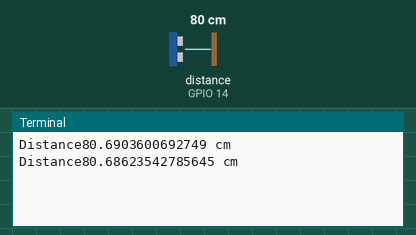
Simulated run of this program. Board: Raspberry Pi (BCM pin numbers). Shown: the last lines printed to the terminal. The inputs (shaded band) are chosen by the test bench; at power-on: distance to the obstacle (sensor on GPIO 14) 80 cm. The echo pulse lasts 58.3 µs per cm; the clock reads 2024-03-15 10:24:30 at power-on unless the program sets it.

Above: at 1.2 s.
1.3 s: distance to the obstacle (sensor on GPIO 14) set to 2 cm
At 2.6 s:
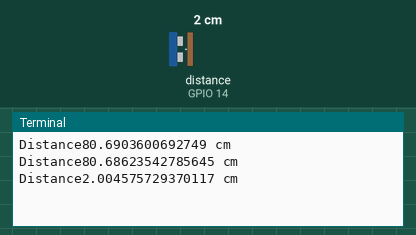
2.8 s: distance to the obstacle (sensor on GPIO 14) set to 4 cm
At 3.7 s:
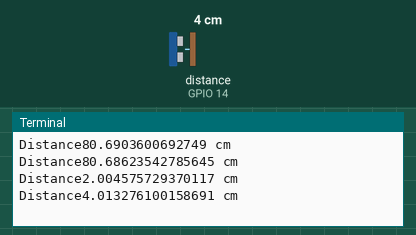
Timing chart, 0 to 5.8 s (numbered marks = the images above; inputs shaded):
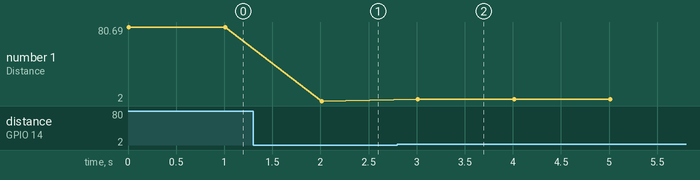

The program:

HC_SR041.py
```python
# 超音波感測器（2）
import RPi.GPIO as GPIO
import time

pinECHO = 14
pinTRIG = 15
GPIO.setmode(GPIO.BCM)
GPIO.setup(pinECHO, GPIO.IN)
GPIO.setup(pinTRIG, GPIO.OUT)

def getDistance():
    GPIO.output(pinTRIG,1)
    time.sleep(0.000001)
    GPIO.output(pinTRIG,0)

    if GPIO.wait_for_edge(pinECHO,GPIO.RISING,timeout=500) is None:
        return 0
    pulseStart = time.time()
    GPIO.wait_for_edge(pinECHO,GPIO.FALLING,timeout=500)
    pulseStop = time.time()
    distance = (pulseStop - pulseStart)*34600/2
    return distance
try:
    while True:
        distance = getDistance()
        print('Distance{} cm'.format(distance))
        time.sleep(1)
except:
    pass
GPIO.cleanup()
```

Measured:
- after the input at 1.3 s, the terminal: prints a new line after 0.71 s (image 1)
- after the input at 2.8 s, the terminal: prints a new line after 0.21 s (image 2)
- plotted number 1: 80.69 → 2 after the input at 1.3 s, 2 → 4.01 after the input at 2.8 s
